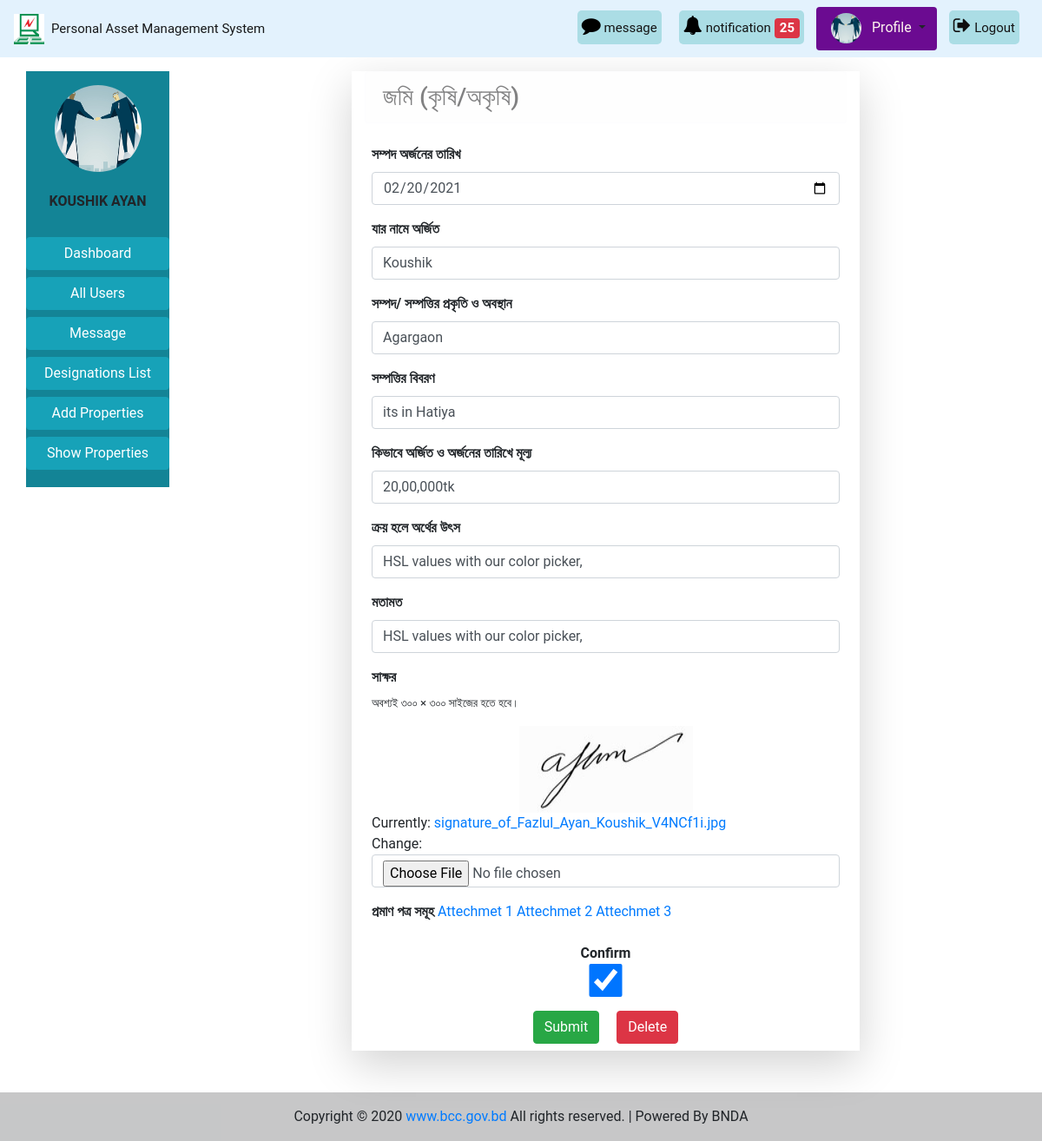
Page /edit-land-admin/13 (signed in) on the committed database.
### accounts/models.py (models this page shows, shortened)
class CustomUser(AbstractBaseUser):
    user_type_data = (
        ('1', 'Super admin'),
        ('2', 'Admin'),
        ('3', 'Employee'),
    )
    user_type = models.CharField(max_length=10, choices=user_type_data, default='3')
    email = models.EmailField(max_length=255, unique = True, verbose_name = 'Email')
    name = models.CharField(max_length = 255, verbose_name = 'Full Name')
    phone_no = models.CharField(max_length = 20, unique = True, verbose_name = 'Phone Number')
    date = models.DateField(auto_now_add = True)
    is_active = models.BooleanField(default=True)
    is_admin = models.BooleanField(default=False)
    is_staff = models.BooleanField(default=False)
    USERNAME_FIELD = 'email'
    REQUIRED_FIELDS = ('name','phone_no')
    objects = CustomUserManager()
    class Meta:
        verbose_name_plural = 'Users'

### pamsapp/models.py (models this page shows, shortened)
class Profile(models.Model):
    gender_type = (
        ('1', 'Male'),
        ('2', 'Female'),
        ('3', 'Others'),
    )
    user = models.OneToOneField(CustomUser, on_delete = models.CASCADE , related_name = 'profile')
    image = models.ImageField(upload_to = 'images/', blank=True, null=True)
    designation = models.ForeignKey(Designation, on_delete = models.CASCADE, blank = True, null = True)
    gender = models.CharField(max_length=10, choices=gender_type, blank = True, null = True)

### immovable_app/models.py (models this page shows, shortened)
class Land(models.Model):
    user = models.ForeignKey(CustomUser, on_delete = models.CASCADE, )
    date_of_acquisition = models.DateField()
    owner = models.CharField(max_length = 200)
    class_and_location = models.CharField(max_length = 200)
    details = models.CharField(max_length = 1000)
    how_acquired_and_value = models.CharField(max_length = 1000 )
    source_of_money = models.CharField(max_length = 1000 )
    opinon = models.CharField(max_length = 1000)
    signature = models.ImageField()
    is_confirm = models.BooleanField(default=False)

class NoteField_im(models.Model):
    land = models.ForeignKey(Land, on_delete = models.CASCADE, related_name='lands', null= True, blank = True)
    building = models.ForeignKey(Building, on_delete = models.CASCADE, related_name='buildings', null= True, blank = True)
    homestead = models.ForeignKey(Homestead, on_delete = models.CASCADE, related_name='homestead', null= True, blank = True)
    businessFirm = models.ForeignKey(BusinessFirm, on_delete = models.CASCADE, related_name='business_Firms', null= True, blank = True)
    other = models.ForeignKey(Other, on_delete = models.CASCADE, related_name='others', null= True, blank = True)
    notefield  = models.FileField(upload_to = 'immovable-files/', blank = True, null = True)

### pamsapp/views.py (the view)
# urls.py: path('edit-land-admin/<int:id>', views.land_edit_admin, name='edit-land-admin'),
@login_required
def land_edit_admin(request, id):
    profile = Profile.objects.get(user_id = request.user.id)
    pi = Land.objects.get(pk = id)
    form = LandSuperForm(instance = pi)
    if request.method == 'POST':
        form = LandSuperForm(request.POST, request.FILES, instance = pi)
        if form.is_valid():
            instance = form.save()
            return HttpResponseRedirect(reverse('pamsapp:assets-list-pending'))
    notification = notification_func(request)
    context = {
        'user':request.user,
        'profile':profile,
        'form':form,
        'land':pi,
        'notification':notification
        }
    return render(request, 'immovable/land_edit_admin.html', context)

### immovable_app/forms.py
class LandSuperForm(forms.ModelForm):
    def __init__(self, *args, **kwargs):
        super(LandSuperForm, self).__init__(*args, **kwargs)
        self.fields['owner'].widget.attrs.update({'class': 'form-control'})
        self.fields['class_and_location'].widget.attrs.update({'class': 'form-control'})
        self.fields['details'].widget.attrs.update({'class': 'form-control'})
        self.fields['how_acquired_and_value'].widget.attrs.update({'class': 'form-control'})
        self.fields['source_of_money'].widget.attrs.update({'class': 'form-control'})
        self.fields['opinon'].widget.attrs.update({'class': 'form-control'})
        self.fields['signature'].widget.attrs.update({'class': 'form-control'})
        self.fields['is_confirm'].widget.attrs.update({'class': 'form-control'})
    class Meta:
        model = Land
        fields = ['date_of_acquisition', 'owner', 'class_and_location','details',
        'how_acquired_and_value','source_of_money','opinon','signature','is_confirm']
        widgets = {
            'date_of_acquisition' : forms.DateInput(attrs={'class':'form-control', 'type': 'date'}),
        }

### message/context_processors.py (called while the page is built)
def unread_messages(request):
    if request.user.is_authenticated:
        unread_msgs = InboxMessage.objects.filter(receiver_id=request.user, delete_status=True,
                                                  new_msg_active=True)[0:5]
        total_unread_msgs = InboxMessage.objects.filter(receiver_id=request.user,
                                                        delete_status=True, new_msg_active=True).count()
        total_draft_msgs = NewMessage.objects.filter(sender_id=request.user,
                                                     delete_status=True, new_msg_active=True,
                                                     msg_status='Draft').count()
        return {'unread_msgs': unread_msgs, 'total_unread_msgs': total_unread_msgs,
                'total_draft_msgs': total_draft_msgs}
    else:
        return {'total_unread_msgs': 0, 'total_draft_msgs': 0}

def online_active_user(request):
    active_users = CustomUser.objects.all()
    return {'active_users': active_users}

### templates/immovable/land_edit_admin.html (shortened to what this page needs)
{% extends 'base.html' %}
{% load static %}
{% block content %}
<div class = 'col-lg-6 col-md-8 col-10  shadow-lg mx-auto'>
  <h3 class='alert alert-light'>জমি (কৃষি/অকৃষি)</h3>
  <div class='py-2 px-2' style = 'width:100%;'>
    <form method="post" enctype="multipart/form-data">
      <div class="form-group">
          <div class="text-left">
            <label  class="font-weight-bold">সম্পদ অর্জনের তারিখ</label>
          </div>
          {{form.date_of_acquisition}}
       </div>
       <div class="form-group">
          <div class="text-left">
            <label  class="font-weight-bold">যার নামে অর্জিত</label>
          </div>
          {{form.owner}}
       </div>
       <div class="form-group">
          <div class="text-left">
            <label  class="font-weight-bold">সম্পদ/ সম্পত্তির প্রকৃতি ও অবস্থান</label>
          </div>
          {{form.class_and_location}}
       </div>
       <div class="form-group">
          <div class="text-left">
            <label  class="font-weight-bold">সম্পত্তির বিবরণ</label>
          </div>
          {{form.details}}
       </div>
       <div class="form-group">
        <div class="text-left">
          <label  class="font-weight-bold">কিভাবে অর্জিত ও অর্জনের তারিখে মূল্য</label>
        </div>
        {{form.how_acquired_and_value}}
       </div>
       <div class="form-group">
        <div class="text-left">
          <label  class="font-weight-bold">ক্রয় হলে অর্থের উৎস</label>
        </div>
        {{form.source_of_money}}
       </div>
       <div class="form-group">
        <div class="text-left">
          <label  class="font-weight-bold">মতামত</label>
        </div>
        {{form.opinon}}
       </div>
       <div class="form-group">
        <div class="text-left">
          <label  class="font-weight-bold">সাক্ষর</label>
          <p style='font-size:smaller'>অবশ্যই ৩০০ × ৩০০ সাইজের হতে হবে।</p>
        </div>
        <div style="width:100%; text-align:center">
          <img style='width: 200px; height: 100px'  src="{{ land.signature.url }}" alt="সাক্ষর">
        </div>
        {{form.signature}}
       </div>
       <div>
        <label  class="font-weight-bold">প্রমাণ পত্র সমূহ</label>
           {% for note in land.lands.all %}
           <a href="{{ note.notefield.url }}" download>Attechmet {{ forloop.counter }}</a>
           {% endfor %}
       </div>
       <div class="form-group">
        <div class="text-center mt-3">
          <label  class="font-weight-bold d-inline">Confirm</label>
        </div>
        {{form.is_confirm}}
       </div>
      <div style='width:100%; text-align: center;'>
        <button type = 'submit' class = 'btn btn-success text-center mr-2'>Submit</button>
        <button type="button" class="btn btn-danger ml-2" data-toggle="modal" data-target="#exampleModal">
          Delete
        </button>
      </div>
  </form>
  </div>
</div>
{% endblock %}

### templates/base.html (shortened to what this page needs)
{% load static %}
<!doctype html>
<html lang="en">
  <head>
    <link rel="stylesheet" href="https://maxcdn.bootstrapcdn.com/bootstrap/4.5.2/css/bootstrap.min.css">
    <link rel="stylesheet" href="{% static 'pams/css/bootstrap.css' %}">
    <link rel="stylesheet" href="{% static 'pams/css/base.css' %}">
    <link rel="stylesheet" href="https://cdnjs.cloudflare.com/ajax/libs/font-awesome/4.7.0/css/font-awesome.min.css">
  </head>
  <body>
   <nav class="navbar navbar-expand-lg navbar-light sticky-top"
    style="background-color: #e3f2fd">
    <a class="navbar-brand" href="{% url 'pamsapp:home' %}"><img src="{% static 'pams/images/bcc.jpg' %}" alt="logo"
      style="height: 35px; width: 35px;"><span class="ml-2" style="font-size: 15px;">Personal Asset Management System</span></a>
    <div class="collapse navbar-collapse text-center my-nav" id="navbarSupportedContent">
      <ul class="navbar-nav  my-2 my-lg-0 ">
        {% if not user.is_authenticated %}
          <li class="nav-item active">
            <a class="nav-link text-black font-weight-bold" href="#">Login </a>
          </li>
          <li class="nav-item active">
            <a class="nav-link text-black font-weight-bold" href="#">Signup </a>
          </li>
        {% else %}
        <div class="mes rounded rounded-end ">
          <a href="{% url 'pamsapp:assets-list-pending' %}"  style="text-decoration:none">
            <i style="font-size:22px; color:rgb(0, 0, 0)" class="fa ">&#xf075;</i>
            <span style='font-size:15px'>message</span>
          </a>
        </div>
        {% if user.user_type == '1' or user.user_type == '2' %}
        <div class="not rounded rounded-end ">
          <a href="{% url 'pamsapp:assets-list-pending' %}"  style="text-decoration:none">
            <i style="font-size:22px; color:rgb(0, 0, 0)" class="fa">&#xf0f3;</i>
            <span style='font-size:15px'>notification</span>
            {% if notification %}
            <span class="badge badge-danger" style='font-size:15px'>{{ notification }}</span>
            {% endif %}
          </a>
        </div>
        {% endif %}
          {% if profile.image %}
          <div class="dropdown show mx-1 pl-1 rounded profile"
          style='background-color:  #6b0b91; border-radius: 15%;'>
            <a class="btn dropdown-toggle" href="{% url 'pamsapp:profile' %}" role="button"
             id="dropdownMenuLink" data-toggle="dropdown" aria-haspopup="true" aria-expanded="false">
             <img src="{{ user.profile.image.url }}" class="rounded-circle" alt="logo"
                style="height: 35px; width: 35px;">
                <span class="ml-2" style="font-size: medium; color:seashell">Profile</span>
            </a>
          </div>
          {% endif %}
          <div class="mes rounded rounded-end ">
            <a href="{% url 'accounts:logout' %}"  style="text-decoration:none">
              <i style="font-size:22px; color:rgb(14, 13, 13)" class="fa ">&#xf08b;</i>
              <span style='font-size:15px'>Logout</span>
            </a>
          </div>
        {% endif %}
      </ul>
    </div>
  </nav>
   <div class="container-fluid mt-3">
    <div class="row mx-auto">
      <div class="col-lg-2 col-md-3 col-12 mb-2">
        <div class="list-group text-center">
          <div class='py-3' style='background-color:#138496'>
            {% if user.profile.image %}
              <div style="width:100%; text-align:center">
                <img class="rounded-circle" style="height:100px; width:100px" src="{{ user.profile.image.url }}" alt="Card image cap">
              </div>
            {% else %}
              <img class="rounded-circle" style="height:100px" src="{% static 'pams/images/user-default.png' %}" alt="Card image cap">
            {% endif %}
            <br>
            <h6 class='text-uppercase font-weight-bold'>{{user.name}}</h6>
            <br>
            {% if user.user_type == '1' or user.user_type == '2' %}
              <a href="{% url 'pamsapp:dashboard' %}" class="btn btn-info mb-1 btn-block">Dashboard</a>
              <a href="{% url 'pamsapp:all-user' %}" class="btn btn-info mb-1 btn-block">All Users</a>
              <a href="{% url 'Message:inbox' %}" class="btn btn-info mb-1 btn-block">Message</a>
              <a href="{% url 'pamsapp:designations_list' %}" class="btn btn-info mb-1 btn-block">Designations List</a>
            {% endif %}
            <a href="{% url 'pamsapp:home' %}" class="btn btn-info btn-block">Add Properties</a>
            <a href="{% url 'pamsapp:show-properties' %}" class="btn btn-info mb-1 btn-block">Show Properties</a>
          </div>
        </div>
      </div>
      {% block content %}
      {% endblock %}
    </div>
  </div>
  <footer class="bg-light text-center text-lg-start mt-5">
    <div class="text-center p-3" style="background-color: rgba(0, 0, 0, 0.2)">
      Copyright © 2020
      <a class="bootstrap-link"  href="https://bcc.gov.bd/" target="blank">www.bcc.gov.bd</a>
      All rights reserved. | Powered By BNDA
    </div>
  </footer>
  </body>
</html>

### static/pams/css/base.css (style rules this page uses)
* { margin: 0; padding: 0; box-sizing: border-box; }
body { font-family: 'roboto', sans-serif; }

### templates/base.html (style rules this page uses)
.not { right: 0px; height: 50px; padding: 10px; color:rgb(246, 246, 248) }
.not a { background-color: #ABDDE5; color:rgb(20, 20, 20); padding-left: 5px; padding-right: 5px; padding-top: 10px; padding-bottom: 10px; border-radius: 5px; }
.mes { right: 0px; height: 50px; padding: 10px; color:rgb(12, 12, 15) }
.mes a { background-color: #ABDDE5; color:rgb(20, 20, 20); padding-left: 5px; padding-right: 5px; padding-top: 10px; padding-bottom: 10px; border-radius: 5px; }

### rows in the picture
CustomUser: profile.image (picture), name "KOUSHIK AYAN"
Land: date_of_acquisition "02/20/2021", owner "Koushik", class_and_location "Agargaon", details "its in Hatiya", how_acquired_and_value "20,00,000tk", source_of_money "HSL values with our color picker,", opinon "HSL values with our color picker,", signature (picture), is_confirm "☑"

### other values in the picture
{{ notification }} "25"
